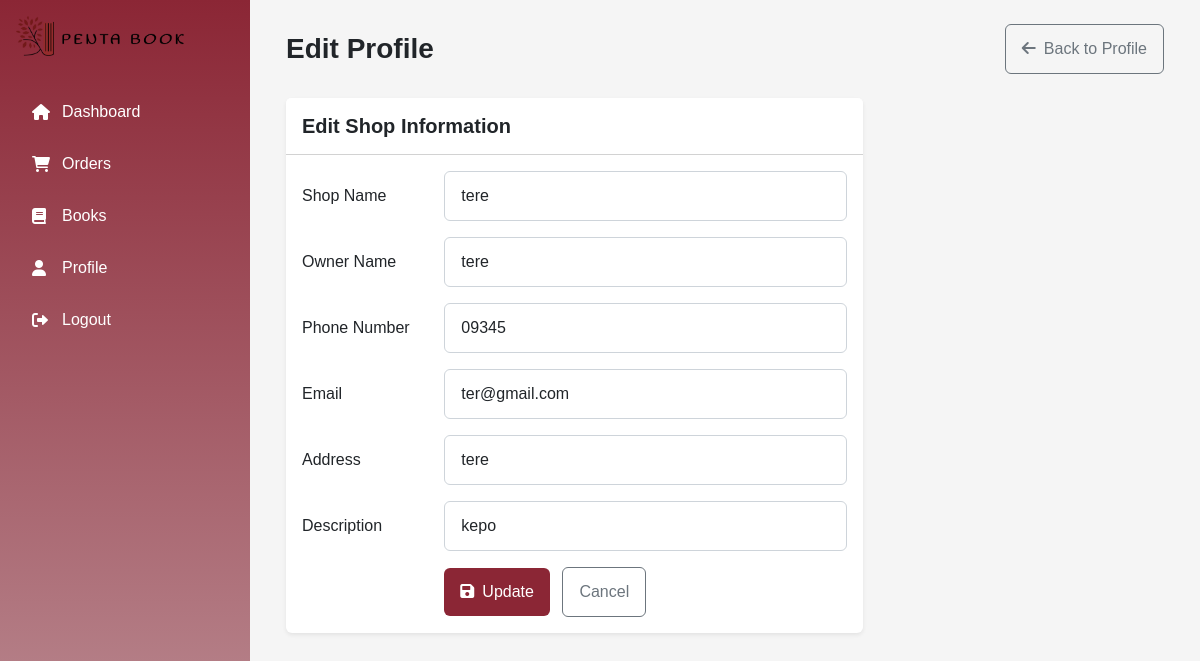
The app's page /shop/edit_profile/8 (signed in) with its own data.
### tables this page shows
CREATE TABLE shop (
    shop_id INTEGER PRIMARY KEY AUTOINCREMENT,
    shop_name TEXT NOT NULL UNIQUE,
    owner_name TEXT NOT NULL,
    shop_phone TEXT NOT NULL UNIQUE,
    shop_address TEXT NOT NULL,
    shop_email TEXT NOT NULL UNIQUE,
    shop_description TEXT
, password TEXT, isverified integer);

### app.py (the view, shortened to what this page needs)
@app.route('/shop/edit_profile/<int:shop_id>', methods=['GET', 'POST'])
def edit_profile(shop_id):
    if session.get('role') != 'shop':
        flash('You need to be logged in as a shop to access this page.', 'warning')
        return redirect(url_for('shop_login'))
    db = get_db()
    form = ShopRegisterForm()
    shop_id = session.get('shop_id')
    shop_data = db.execute('SELECT * FROM shop WHERE shop_id = ?', (shop_id,)).fetchone()
    if not shop_data:
        flash('Shop data not found!', 'danger')
        return redirect(url_for('profile'))
    if request.method == 'GET':
        form.shop_name.data = shop_data['shop_name']
        form.owner_name.data = shop_data['owner_name']
        form.shop_phone.data = shop_data['shop_phone']
        form.shop_address.data = shop_data['shop_address']
        form.shop_email.data = shop_data['shop_email']
        form.shop_description.data = shop_data['shop_description']
    return render_template('shop/edit_profile.html', form=form)

### forms.py
class ShopRegisterForm(FlaskForm):
    shop_name = StringField('Shop Name', validators=[DataRequired(), Length(min=2, max=20)])
    owner_name = StringField('Owner Name', validators=[DataRequired(), Length(min=2, max=20)])
    shop_phone = StringField('Shop Phone', validators=[DataRequired()])
    password = PasswordField('Password', validators=[DataRequired()])
    shop_address = StringField('Shop Address', validators=[DataRequired()])
    shop_email = StringField('Email', validators=[DataRequired(), Email()])
    shop_description = StringField('Description', validators=[DataRequired()])
    submit = SubmitField('Register as Shop')

### app.py (called while the page is built)
def get_db():
    if 'db' not in g:
        g.db = sqlite3.connect(app.config['DATABASE'])
        g.db.row_factory = sqlite3.Row
    return g.db

### templates/shop/edit_profile.html (shortened to what this page needs)
{% extends "shop/base_shop.html" %}
{% block content %}
<div class="container-fluid">
    <div class="d-flex justify-content-between align-items-center mb-4">
        <h1 class="h3 mb-0">Edit Profile</h1>
        <a href="{{ url_for('profile') }}" class="btn btn-outline-secondary">
            <i class="fas fa-arrow-left me-2"></i>Back to Profile
        </a>
    </div>
    <div class="row">
        <div class="col-lg-8">
            <div class="card shadow-sm">
                <div class="card-header bg-white py-3">
                    <h5 class="card-title mb-0">Edit Shop Information</h5>
                </div>
                <div class="card-body">
                    <form method="POST">
                        <div class="row mb-3">
                            <label class="col-sm-3 col-form-label">Shop Name</label>
                            <div class="col-sm-9">
                                {{ form.shop_name(class="form-control") }}
                            </div>
                        </div>
                        <div class="row mb-3">
                            <label class="col-sm-3 col-form-label">Owner Name</label>
                            <div class="col-sm-9">
                                {{ form.owner_name(class="form-control") }}
                            </div>
                        </div>
                        <div class="row mb-3">
                            <label class="col-sm-3 col-form-label">Phone Number</label>
                            <div class="col-sm-9">
                                {{ form.shop_phone(class="form-control") }}
                            </div>
                        </div>
                        <div class="row mb-3">
                            <label class="col-sm-3 col-form-label">Email</label>
                            <div class="col-sm-9">
                                {{ form.shop_email(class="form-control") }}
                            </div>
                        </div>
                        <div class="row mb-3">
                            <label class="col-sm-3 col-form-label">Address</label>
                            <div class="col-sm-9">
                                {{ form.shop_address(class="form-control") }}
                            </div>
                        </div>
                        <div class="row mb-3">
                            <label class="col-sm-3 col-form-label">Description</label>
                            <div class="col-sm-9">
                                {{ form.shop_description(class="form-control") }}
                            </div>
                        </div>
                        <div class="row">
                            <div class="col-sm-9 offset-sm-3">
                                <button type="submit" class="btn btn-burgundy">
                                    <i class="fas fa-save me-2"></i>{{'Update'}}
                                </button>
                                <a href="{{ url_for('profile') }}" class="btn btn-outline-secondary ms-2">Cancel</a>
                            </div>
                        </div>
                    </form>
                </div>
            </div>
        </div>
    </div>
</div>
{% endblock %}

### templates/shop/edit_profile.html (style rules this page uses)
:root { --burgundy: #8B2635; --burgundy-light: #BC8F96; }
.btn-burgundy { background-color: var(--burgundy); color: white; border: none; }
.card { border: none; box-shadow: 0 0.125rem 0.25rem rgba(0, 0, 0, 0.075); }

### templates/shop/base_shop.html (style rules this page uses)
:root { --burgundy: #8B2635; --burgundy-light: #BC8F96; --burgundy-lighter: #F2D9DC; --sidebar-width: 250px; }
body { margin: 0; font-family: Arial, sans-serif; background-color: #f5f5f5; }

### records on screen
shop: shop_name "tere", owner_name "tere", shop_phone "09345", shop_email "ter@gmail.com", shop_address "tere", shop_description "kepo"

### other values on screen
{{ 'Update' }} "Update"
